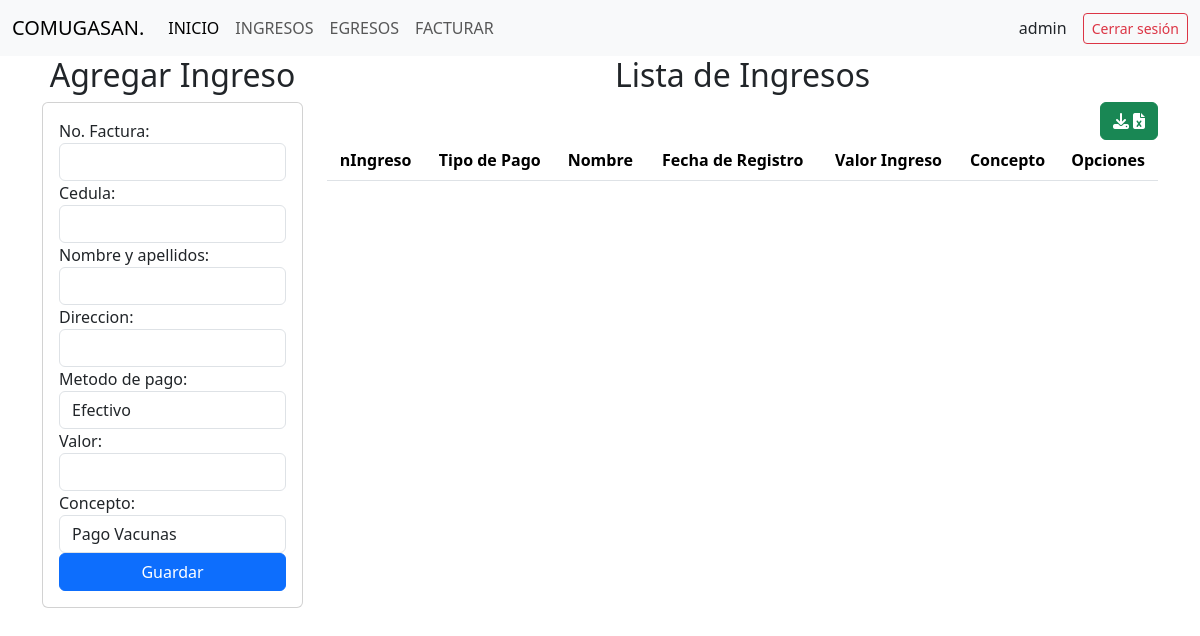
Page /ingresos/ (signed in) on the earlier database version.
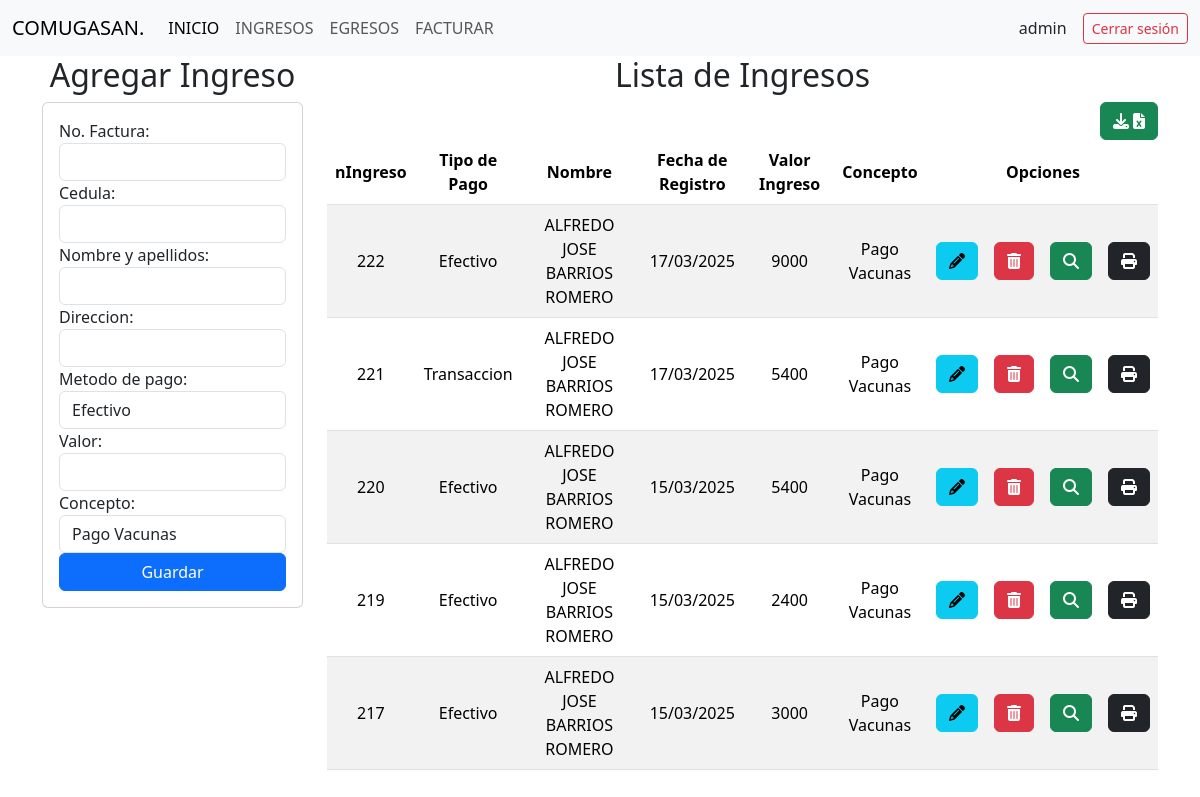
Same page on the later database version.
### comite/models.py (models this page shows, shortened)
class Ingresos(models.Model):
    nIngreso = models.AutoField(primary_key=True)
    usuario = models.ForeignKey(Usuarios, on_delete=models.CASCADE,null=True)
    facturas = models.ForeignKey("Facturar", on_delete=models.CASCADE,null=True)
    tipo_pago = models.CharField(max_length=20)
    ciudad = models.CharField(max_length=100,default='San Juan Nepomuceno',editable=False)
    fecha = models.DateTimeField(auto_now_add=True,editable=False)
    valorIngreso = models.IntegerField(default=0,blank=True,null=True)
    concepto = models.CharField(max_length=200)

class Usuarios(models.Model):
    cedula = models.IntegerField(primary_key=True)
    nombre_completo = models.CharField(max_length=100)
    direccion = models.CharField(max_length=255)

### comite/views.py (the view)
# urls.py: path('ingresos/',views.ingresos),
@login_required
def ingresos(request):
    ingresos = Ingresos.objects.all()
    usuarios = Usuarios.objects.all()
    ingresos_invertidos = []
    for i in ingresos[::-1]:
        ingresos_invertidos.append(i)
    return render(request,"ingresos/ingresos.html",{"ingresos":ingresos_invertidos,"usuarios":usuarios})

### comite/templates/ingresos/ingresos.html (shortened to what this page needs)
{% extends "base.html" %}
{% block body %}
<div class="row">
    <div class=" col-sm-12 col-md-6 col-lg-3 col-xl-3">
        <h2 style="text-align: center;">Agregar Ingreso</h2>
        <div class="card">
            <div class="card-body">
                <form action="/registrarIngreso/" id="registro-form" method="POST">{% csrf_token %}
                    <div class="form-group">
                        <label>No. Factura:</label>
                        <input  class="form-control" type="text" id="factura" name="factura"   maxlength="20" >
                    </div>
                    <div class="form-group">
                        <label>Cedula:</label>
                        <input  class="form-control" type="text" id="cedula" name="cedula"   maxlength="20" required >
                    </div>
                    <div class="form-group">
                        <label>Nombre y apellidos:</label>
                        <input  class="form-control" type="text" id="nombre_completo" name="nombre_completo"   maxlength="100" required >
                    </div>
                    <div class="form-group">
                        <label>Direccion:</label>
                        <input  class="form-control" type="text" id="direccion" name="direccion"   maxlength="100" required>
                    </div>
                    <label for="tipo_pago">Metodo de pago:</label>
                    <select id="tipo_pago"  class="form-control" name="tipo_pago">
                        <option value="Efectivo">Efectivo</option>
                    </select>
                    <div class="form-group">
                        <label>Valor:</label>
                        <input  class="form-control" type="number" id="valorIngreso" name="valorIngreso"   maxlength="20" required >
                    </div>
                    <div>
                        <label for="concepto">Concepto:</label>
                        <select id="concepto" class="form-control"  name="concepto">
                            <option value="Pago Vacunas">Pago Vacunas</option>
                        </select>
                    </div>
                    <div class="form-group">
                        <button type="submit" class="btn btn-primary  w-100 text-white">Guardar</button>
                    </div>
                </form>
            </div>
        </div>
    </div>
    <div class=" col-sm-12 col-md-6 col-lg-9 col-xl-9">
        <h2 style="text-align: center;">Lista de Ingresos</h2>
        <div style="text-align: right;">
        <td><a href="/descargarExcelIngresos/" class="btn btn-success">  <i class="fa-solid fa-download">&nbsp;</i><i class="fa-solid fa-file-excel"> </i></i></></a></td>
        </div>
        <div class="table-responsive">
            <table class="table table-striped">
                <thead>
                    <tr>
                        <th>nIngreso</th>
                        <th>Tipo de Pago</th>
                        <th>Nombre</th>
                        <th>Fecha de Registro</th>
                        <th>Valor Ingreso</th>
                        <th>Concepto</th>
                        <th colspan="4">Opciones</th>
                    </tr>
                </thead>
                <tbody>
                    {% for items in ingresos %}
                    <tr>
                        <td>{{items.nIngreso}}</td>
                        <td>{{items.tipo_pago}}</td>
                        <td>{{items.usuario.nombre_completo}}</td>
                        <td>{{items.fecha|date:"d/m/Y"}}</td>
                        <td>{{items.valorIngreso}}</td>
                        <td>{{items.concepto}}</td>
                        <td><a href="edicionIngreso/{{items.nIngreso}}" class="btn btn-info"><i class="fa-solid fa-pencil"></i></a></td>
                        <td><a href="eliminacionIngreso/{{items.nIngreso}}" class="btn btn-danger btnEliminacion"> <i class="fa-solid fa-trash-can"></i></a></td>
                        <td><a href="detalleIngreso/{{items.nIngreso}}" class="btn btn-success"><i class="fa-solid fa-magnifying-glass"></i></a></td>
                        <td><a href="detallePDF/{{items.nIngreso}}" onclick="abrirPopup(event, 'detallePDF/{{items.nIngreso}}', 'Mi ventana emergente', 800, 1000)"  class="btn btn-dark"><i class="fa-solid fa-print"></i></i></i></a></td>
                    </tr>
                    {% endfor%}
                </tbody>
            </table>
        </div>
    </div>
</div>
{% endblock %}

### comite/templates/base.html (shortened to what this page needs)
<!DOCTYPE html>
<html lang="en">
<head>
        {% load static %}
    <link href="https://cdn.jsdelivr.net/npm/bootstrap@5.3.3/dist/css/bootstrap.min.css" rel="stylesheet">
    <link rel="stylesheet" href="https://cdnjs.cloudflare.com/ajax/libs/font-awesome/6.5.2/css/all.min.css"></link>
    <link rel="stylesheet" href="{%  static 'css/ingresos.css' %}">
    <link rel="stylesheet" href="{%  static 'css/facturar.css' %}">
</head>
<body>
    <nav class="navbar navbar-expand-lg bg-body-tertiary">
        <div class="container-fluid">
          <a class="navbar-brand" href="#">COMUGASAN.</a>
          <div class="collapse navbar-collapse" id="navbarSupportedContent">
            <ul class="navbar-nav me-auto mb-2 mb-lg-0">
              <li class="nav-item">
                <a class="nav-link active" aria-current="page" href="/">INICIO</a>
              </li>
              <li class="nav-item">
                <a class="nav-link" href="/ingresos">INGRESOS</a>
              </li>
              <li class="nav-item">
                <a class="nav-link" href="/egresos">EGRESOS</a>
              </li>
              <li class="nav-item">
                <a class="nav-link" href="/facturar">FACTURAR</a>
              </li>
            </ul>
            <div class="d-flex align-items-center">
              {% if user.is_authenticated %}
                  <span class="me-3">{{ user.username }}</span>
                  <form action="{% url 'logout' %}" method="post" class="d-inline">
                      <button type="submit" class="btn btn-outline-danger btn-sm">Cerrar sesión</button>
                  </form>
              {% else %}
                  <a href="{% url 'login' %}" class="btn btn-outline-primary btn-sm">Iniciar sesión</a>
              {% endif %}
          </div>
          </div>
        </div>
      </nav>
      <div class="container">
        {% block body%}
        {% endblock%}
    </div>
</body>
</html>

### comite/static/css/ingresos.css (style rules this page uses)
th, td { text-align: center; vertical-align: middle; }

Differences in the rows shown:
added Ingresos: nIngreso "222", tipo_pago "Efectivo", usuario.nombre_completo "ALFREDO JOSE BARRIOS ROMERO", fecha "17/03/2025", valorIngreso "9000", concepto "Pago Vacunas"
added Ingresos: nIngreso "221", tipo_pago "Transaccion", usuario.nombre_completo "ALFREDO JOSE BARRIOS ROMERO", fecha "17/03/2025", valorIngreso "5400", concepto "Pago Vacunas"
added Ingresos: nIngreso "220", tipo_pago "Efectivo", usuario.nombre_completo "ALFREDO JOSE BARRIOS ROMERO", fecha "15/03/2025", valorIngreso "5400", concepto "Pago Vacunas"
added Ingresos: nIngreso "219", tipo_pago "Efectivo", usuario.nombre_completo "ALFREDO JOSE BARRIOS ROMERO", fecha "15/03/2025", valorIngreso "2400", concepto "Pago Vacunas"
added Ingresos: nIngreso "217", tipo_pago "Efectivo", usuario.nombre_completo "ALFREDO JOSE BARRIOS ROMERO", fecha "15/03/2025", valorIngreso "3000", concepto "Pago Vacunas"
